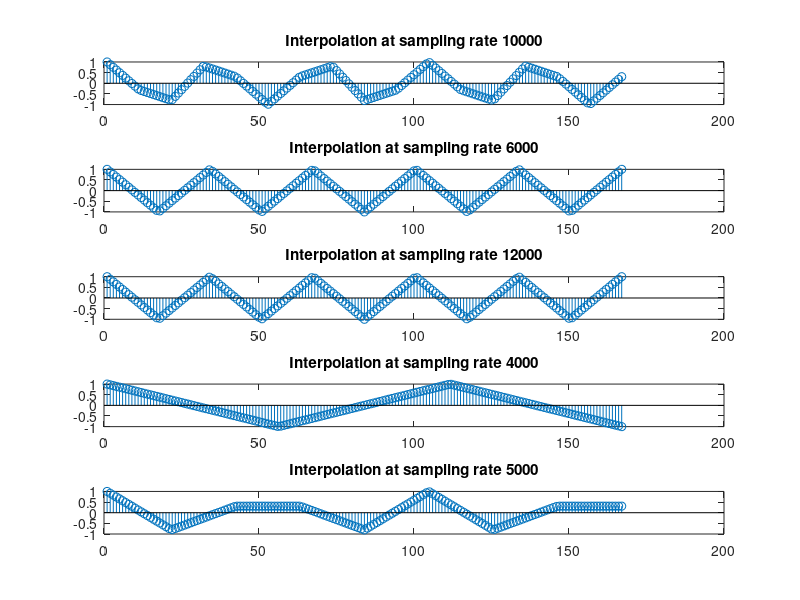

The MATLAB source for this figure:
%assign 3 - different sampling rates interpolation

f=3e3;
N=5;
A=1;
Ns=64;
Fs=[1e4,6e3,12e3,4e3,5e3];
Fs1=1e5;
n1=0:1:(Fs1/f)*N;
for i = 1:5
   n = 0:1:(Fs(i)/f)*N;
   x = A*cos(2*pi*(f*n)/Fs(i));
   b1 = 0:1:max(n);
   b2 = 0:max(n)/max(n1):max(n);
   yi1 = interp1(b1,x,b2,'linear');
   subplot(5,1,i);
   stem(yi1);
   t=sprintf("Interpolation at sampling rate %d",Fs(i));
   title(t);
end